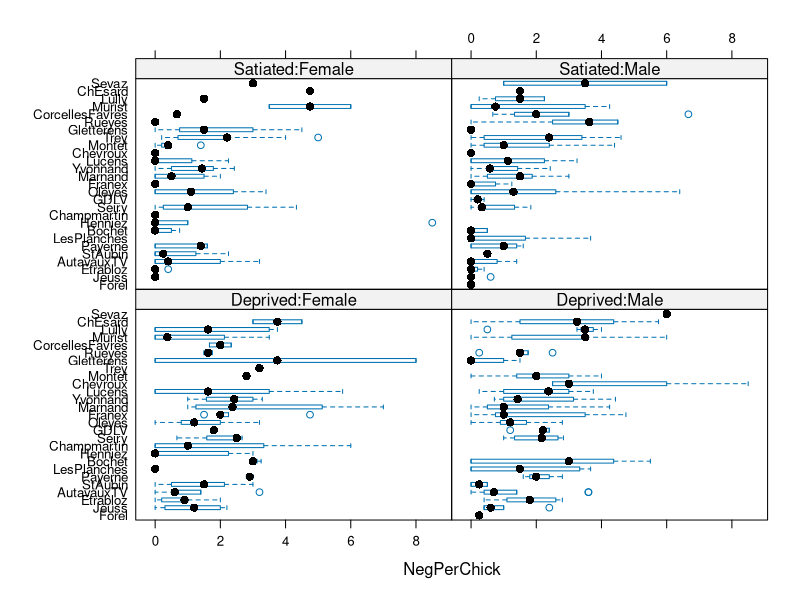
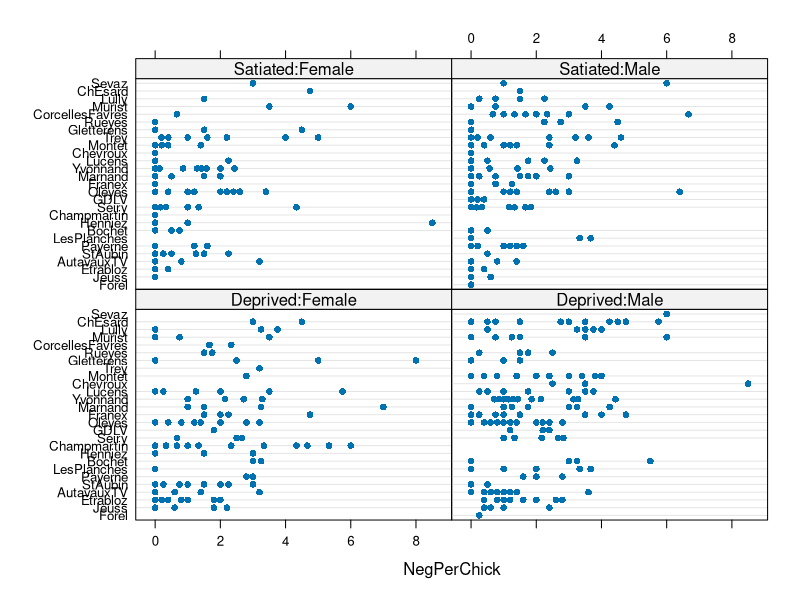

Recreate these plots in R, in order.
library(glmmTMB)


### Name: Owls
### Title: Begging by Owl Nestlings
### Aliases: Owls OwlModel OwlModel_nb1_bs OwlModel_nb1_bs_mcmc
### Keywords: datasets

### ** Examples

data(Owls, package = "glmmTMB")
require("lattice")
bwplot(reorder(Nest,NegPerChick) ~ NegPerChick | FoodTreatment:SexParent,
       data=Owls)
dotplot(reorder(Nest,NegPerChick) ~ NegPerChick| FoodTreatment:SexParent,
        data=Owls)
## Not run: 
##D ## Fit negative binomial model with "constant" Zero Inflation :
##D owls_nb1 <- glmmTMB(SiblingNegotiation ~ FoodTreatment*SexParent +
##D                                     (1|Nest)+offset(log(BroodSize)),
##D               family = nbinom1(), zi = ~1, data=Owls)
##D owls_nb1_bs <- update(owls_nb1,
##D                       . ~ . - offset(log(BroodSize)) + log(BroodSize))
##D fixef(owls_nb1_bs)
## End(Not run)
